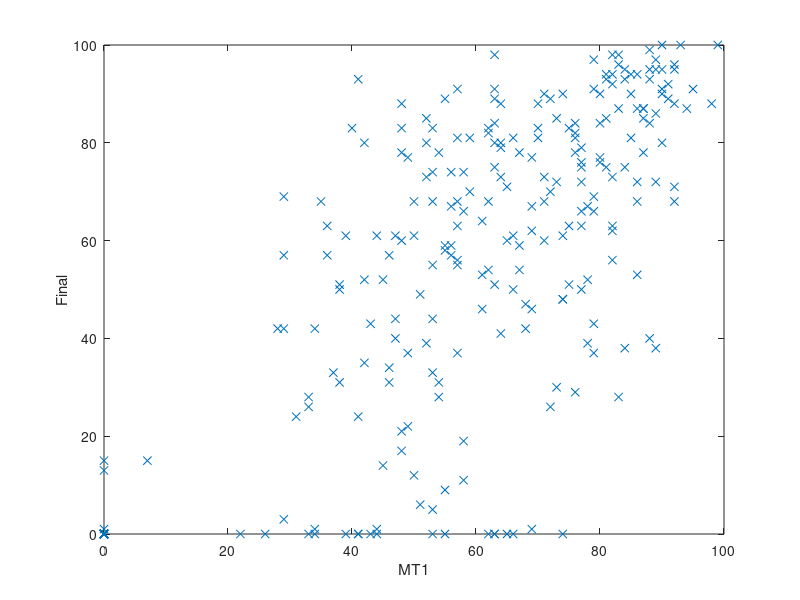
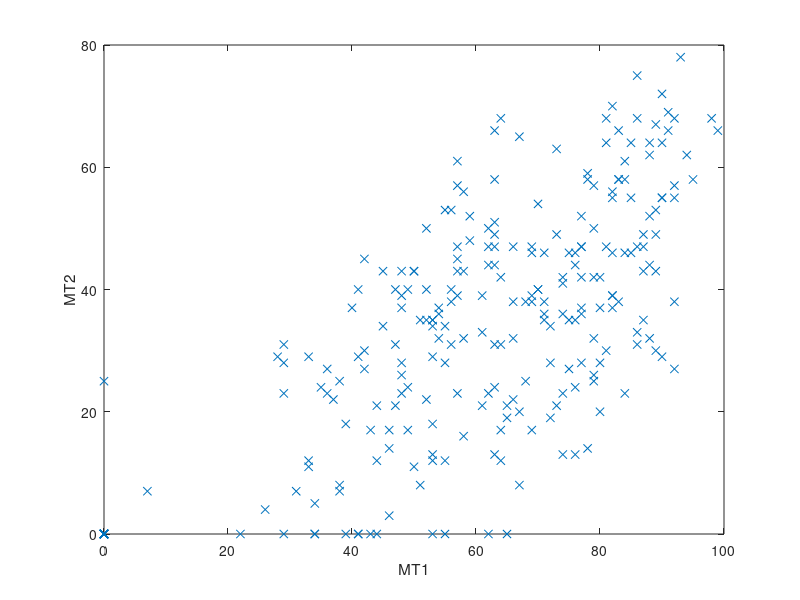
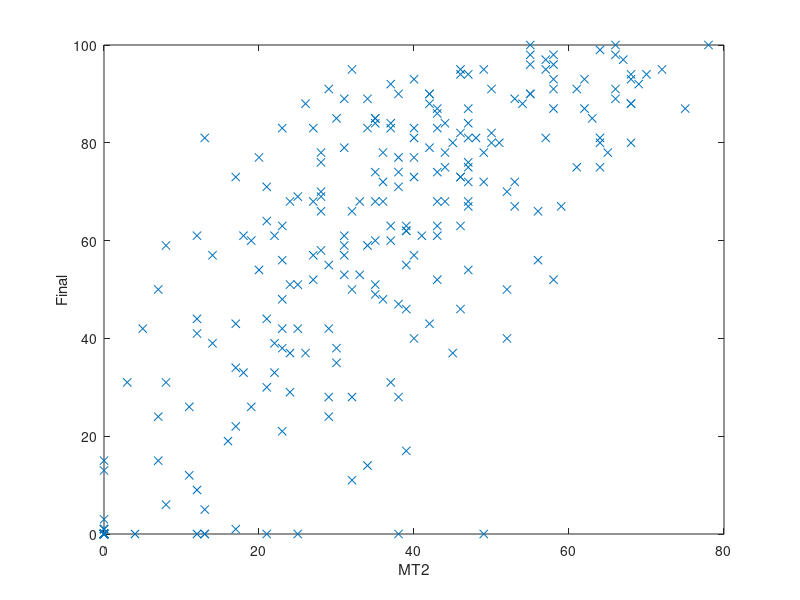

Recreate these plots in MATLAB, in order.
a=[ 75	27	83
0	0	0
83	58	87
65	21	71
80	37	84
91	66	89
53	35	68
42	30	35
63	47	84
75	35	51
72	34	89
34	0	1
0	0	1
73	21	30
57	47	68
79	57	97
56	53	67
63	13	0
57	39	55
46	14	57
38	8	31
69	38	77
89	30	38
29	0	3
48	28	78
61	21	64
66	38	0
87	43	87
92	27	68
54	37	31
89	49	95
76	24	29
34	0	0
0	0	13
87	35	85
43	17	43
41	40	93
89	43	86
94	62	87
83	66	98
74	13	0
54	36	78
92	68	88
58	16	19
47	40	40
84	23	38
78	59	67
62	50	82
53	18	33
84	61	75
77	37	63
39	0	0
45	43	52
67	8	59
74	42	90
79	32	66
0	0	0
57	57	81
92	55	96
55	53	89
66	22	61
0	0	0
80	42	90
92	38	71
93	78	100
48	26	88
55	28	58
86	33	68
88	44	84
49	40	77
79	25	69
90	55	100
77	36	72
47	21	44
56	31	59
33	29	28
80	28	76
0	0	0
44	0	1
48	23	21
7	7	15
65	19	60
84	46	95
0	0	0
61	39	46
86	68	94
57	43	63
76	35	84
52	35	85
48	39	17
44	12	61
77	42	79
48	37	60
90	64	80
59	52	70
82	39	62
38	25	51
77	47	75
51	8	6
83	58	96
73	49	72
53	29	55
77	52	50
71	36	68
63	31	89
36	23	63
0	0	0
62	0	0
64	68	80
73	63	85
42	45	80
95	58	91
70	40	81
53	12	44
76	13	81
44	21	0
90	55	90
63	49	0
78	14	39
71	38	90
67	20	54
77	47	76
70	40	83
62	23	83
38	7	50
39	18	61
0	0	0
28	29	42
81	30	85
81	64	75
58	32	11
48	43	83
87	49	78
91	69	92
55	0	0
57	61	91
46	17	34
57	45	37
62	47	54
64	31	79
34	5	42
76	44	78
56	40	57
0	0	0
49	17	22
64	17	73
82	46	73
76	46	82
81	68	93
90	29	91
41	0	0
53	13	5
88	62	93
74	23	48
79	26	37
41	0	0
79	50	91
0	0	0
58	43	74
0	25	0
89	67	97
85	64	81
69	39	62
50	43	61
78	58	52
0	0	0
0	0	0
59	48	81
77	28	66
82	37	92
82	55	98
22	0	0
74	41	61
88	32	95
64	12	41
52	50	80
0	0	0
41	29	24
63	58	98
50	11	12
67	65	78
42	27	52
63	66	91
75	46	63
92	57	95
85	55	90
0	0	0
88	52	40
54	32	28
50	43	68
99	66	100
72	19	26
69	46	46
65	0	0
68	38	47
82	70	94
87	47	87
55	34	59
69	17	1
29	23	42
53	34	83
63	51	80
0	0	0
86	31	53
85	46	94
37	22	33
64	42	88
46	3	31
26	4	0
62	44	68
88	64	99
33	12	0
83	38	28
56	38	74
36	27	57
35	24	68
0	0	15
52	40	73
63	24	51
47	31	61
81	47	94
29	28	69
82	39	63
63	44	75
69	47	67
79	42	43
53	35	74
52	22	39
71	35	60
33	11	26
80	20	77
71	46	73
89	53	72
61	33	53
43	0	0
74	36	48
84	58	93
98	68	88
70	54	88
86	75	87
66	47	81
51	35	49
72	28	70
58	56	66
45	34	14
40	37	83
55	12	9
90	72	95
86	47	72
68	25	42
53	0	0
0	0	0
66	32	50
49	24	37
0	0	0
29	31	57
82	56	56
57	23	56
31	7	24
];

numstu=size(a,1);
a2=a-repmat(mean(a),numstu,1);
q=a2'*a2/numstu;d=sqrt(diag(q));a3=a2*inv(diag(d));
a3'*a3/numstu

figure(1),plot(a(:,1),a(:,3),'x');xlabel('MT1');ylabel('Final');
figure(2),plot(a(:,1),a(:,2),'x');xlabel('MT1');ylabel('MT2');
figure(3),plot(a(:,2),a(:,3),'x');xlabel('MT2');ylabel('Final');
